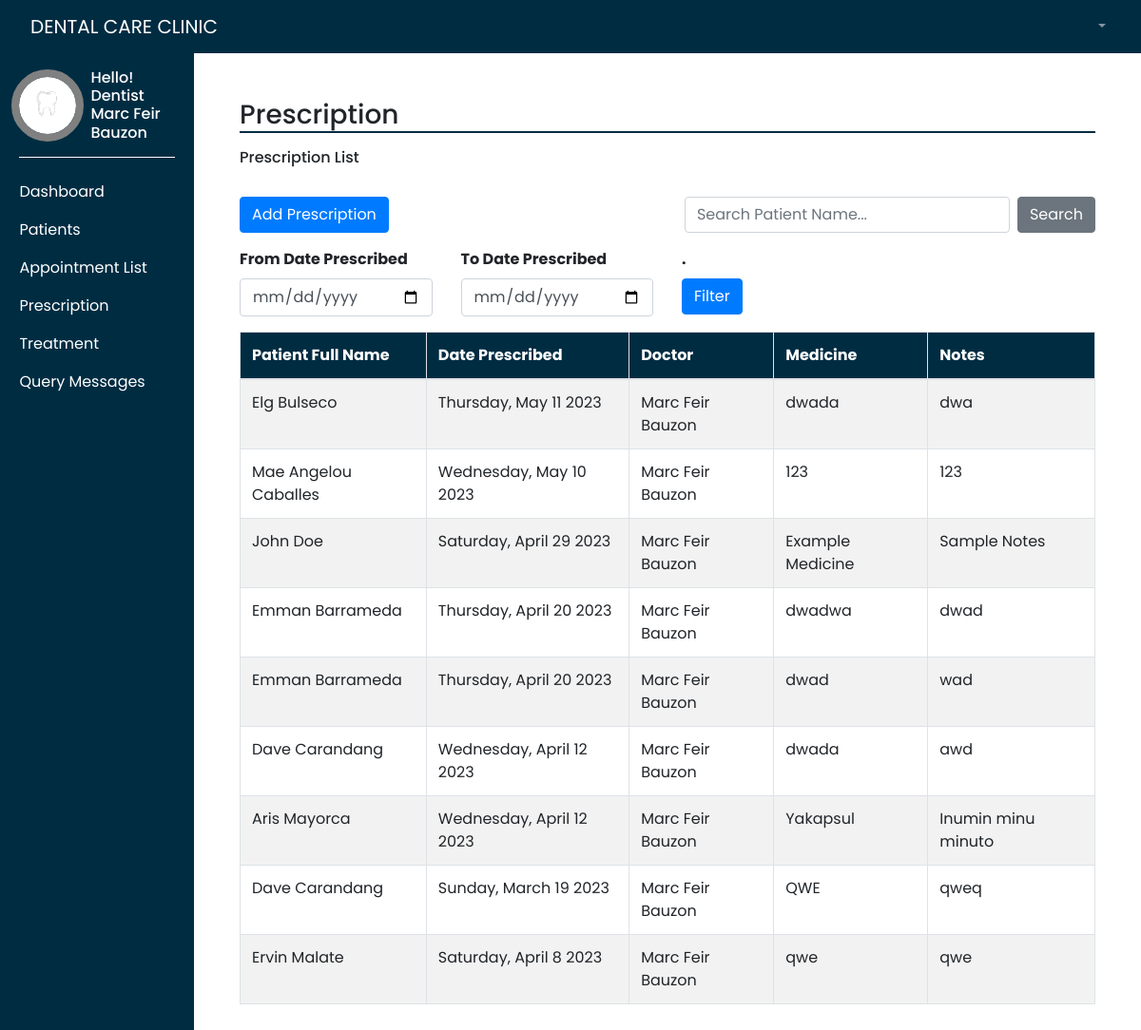
The app's page /dentistPrescription_view.php (signed in) with its own data.
### tables this page shows
CREATE TABLE `prescription` (
  `prescriptionId` int(11) NOT NULL,
  `reqId` int(11) NOT NULL,
  `patientId` int(11) NOT NULL,
  `dentistId` int(11) NOT NULL,
  `serviceId` int(11) NOT NULL,
  `dateToday` varchar(250) NOT NULL,
  `patientName` varchar(250) NOT NULL,
  `dentistName` varchar(250) NOT NULL,
  `medicine` varchar(250) NOT NULL,
  `notes` varchar(250) NOT NULL,
  `date_Submitted` varchar(250) NOT NULL
);

### dentistPrescription_view.php (the view, shortened to what this page needs)
<?php
require_once "connection.php";
?>
<!DOCTYPE html>
<html lang="en">
<head>
    <link rel="stylesheet" href="styles/dashAdmin.css">
    <link rel="stylesheet" href="https://maxcdn.bootstrapcdn.com/bootstrap/4.0.0/css/bootstrap.min.css"/>
</head>
<body style="height: 100vh;">
    <div class="" style=" width: 100%">
        <?php require("templates/main-header.php"); ?>
    </div>
    <div class="d-flex" >
        <div class="bg-dark" style="width: 17%">
            <?php require("templates/sidebar.php"); ?>
        </div>
        <div style="width: 83%">
            <div class="p-5">
                <h3 style="border-bottom: 2px solid #002c42">Prescription </h3>
                <h6 class="mt-3 mb-3">Prescription List</h6>
                    <div class="row">
                        <div class="col-md-6">
                            <button type="button" class="btn btn-primary mb-3 mt-3" data-toggle="modal" data-target="#exampleModal">
                            Add Prescription
                            </button>
                        </div>
                        <div class="col-md-6 d-flex justify-content-end">
                            <form action="dentistPresctiption_viewSearch.php" method="get" class="d-flex justify-content-center align-items-center">
                                <input type="text" name="search" id="search" class="form-control mb-0" placeholder="Search Patient Name..." required>
                                <button type="submit" class="btn btn-secondary mb-0 ml-2">Search</button>
                            </form>
                        </div>
                    </div>
                    <form action="dentistPrescription_filter.php" method="get">
                        <div class="row">
                            <div class="col-md-3">
                                <div class="form-group">
                                    <label for="" class="font-weight-bold">From Date Prescribed</label>
                                    <input type="date" name="from_date" class="form-control">
                                </div>
                            </div>
                            <div class="col-md-3">
                                <div class="form-group">
                                    <label for="" class="font-weight-bold">To Date Prescribed</label>
                                    <input type="date" name="to_date" class="form-control">
                                </div>
                            </div>
                            <div class="col-md-6">
                                <div class="form-group">
                                    <div>
                                        <label for="" class="font-weight-bold">.</label>
                                    </div>
                                    <button type="submit" class="btn btn-primary">Filter</button>
                                </div>
                            </div>
                        </div>
                    </form>
                <?php
                    $dentistId = $_SESSION['id'];
                    $sqlp = "SELECT p.prescriptionId, p.patientId, p.dentistId, p.patientName, p.dateToday, p.date_Submitted,p.dentistName, p.medicine, p.notes, u.patientId, u.gender, u.address FROM prescription p INNER JOIN users u ON p.patientId = u.patientId WHERE dentistId ='$dentistId' ORDER BY prescriptionId DESC";
                    $resultp = $conn->query($sqlp);
                ?>
                <table class="table table-hover table-striped table-bordered" style="margin-bottom: 300px;">
                    <thead style="background-color: #002c42 !important; color: white; text-align: left">
                        <tr>
                        <th scope="col">Patient Full Name</th>
                        <th scope="col">Date Prescribed</th>
                        <th scope="col">Doctor</th>
                        <th scope="col">Medicine</th>
                        <th scope="col">Notes</th>
                        </tr>
                    </thead>
                    <tbody>
                        <?php if ($resultp->num_rows > 0) { ?>
                        <?php while($rowp = $resultp->fetch_assoc()){?>
                        <tr>
                            <td><?php echo $rowp['patientName']; ?></td>
                            <td>
                                <?php echo date("l, F j Y", strtotime($rowp['date_Submitted']));?>
                            </td>
                            <td><?php echo $rowp['dentistName']; ?></td>
                            <td><?php echo $rowp['medicine']; ?></td>
                            <td><?php echo $rowp['notes']; ?></td>
                        </tr>
                        <?php }?>
                        <?php } ?>
                    </tbody>
                </table>
            </div>
        </div>
    </div>
</body>
</html>

### styles/dashAdmin.css (style rules this page uses)
* { margin: 0; padding: 0; font-family: 'Poppins', sans-serif !important; box-sizing: border-box; }

### records on screen
prescription: patientName "Elg Bulseco", date_Submitted "Thursday, May 11 2023", dentistName "Marc Feir Bauzon", medicine "dwada", notes "dwa"
prescription: patientName "Mae Angelou Caballes", date_Submitted "Wednesday, May 10 2023", dentistName "Marc Feir Bauzon", medicine "123", notes "123"
prescription: patientName "John Doe", date_Submitted "Saturday, April 29 2023", dentistName "Marc Feir Bauzon", medicine "Example Medicine", notes "Sample Notes"
prescription: patientName "Emman Barrameda", date_Submitted "Thursday, April 20 2023", dentistName "Marc Feir Bauzon", medicine "dwadwa", notes "dwad"
prescription: patientName "Emman Barrameda", date_Submitted "Thursday, April 20 2023", dentistName "Marc Feir Bauzon", medicine "dwad", notes "wad"
prescription: patientName "Dave Carandang", date_Submitted "Wednesday, April 12 2023", dentistName "Marc Feir Bauzon", medicine "dwada", notes "awd"
prescription: patientName "Aris Mayorca", date_Submitted "Wednesday, April 12 2023", dentistName "Marc Feir Bauzon", medicine "Yakapsul", notes "Inumin minu minuto"
prescription: patientName "Dave Carandang", date_Submitted "Sunday, March 19 2023", dentistName "Marc Feir Bauzon", medicine "QWE", notes "qweq"
prescription: patientName "Ervin Malate", date_Submitted "Saturday, April 8 2023", dentistName "Marc Feir Bauzon", medicine "qwe", notes "qwe"

### other values on screen
$_SESSION['position'] "Dentist"
$_SESSION['fullname'] "Marc Feir Bauzon"
